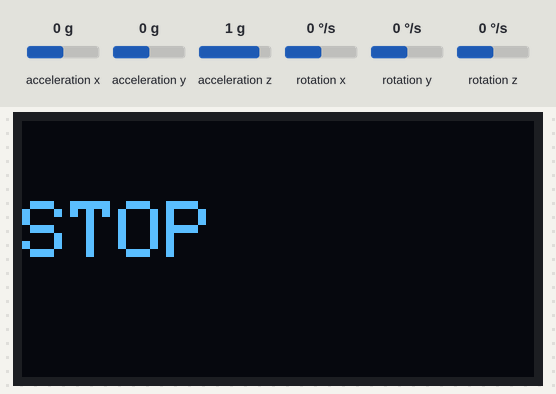
Simulated run of this sketch. Board: ESP8266 (NodeMCU). On the bench: 128×64 one-colour display. The test bench sets the inputs (shaded band); at power-on: acceleration x 0 g, acceleration y 0 g, acceleration z 1 g, rotation x 0 °/s, rotation y 0 °/s, rotation z 0 °/s. What the sketch prints to the serial monitor is not drawn.

Above: at 4.2 s.
4.3 s: acceleration x set to -1.4 g
At 6.2 s:
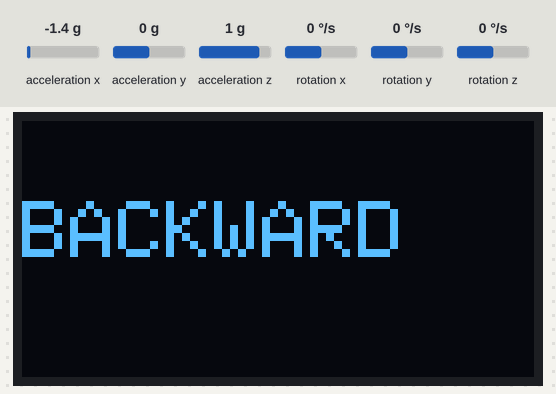
6.6 s: acceleration x set to 1.4 g
At 7.5 s:
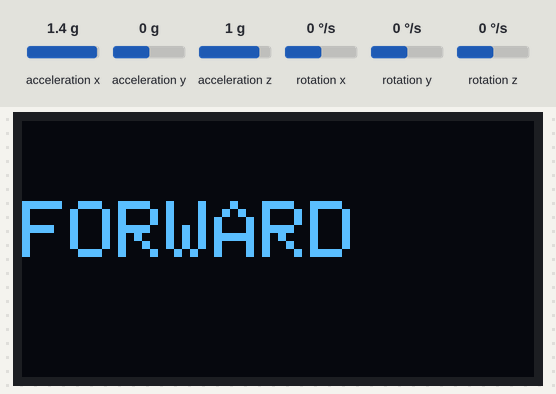
8.7 s: acceleration x set to -0.8 g
At 10.0 s:
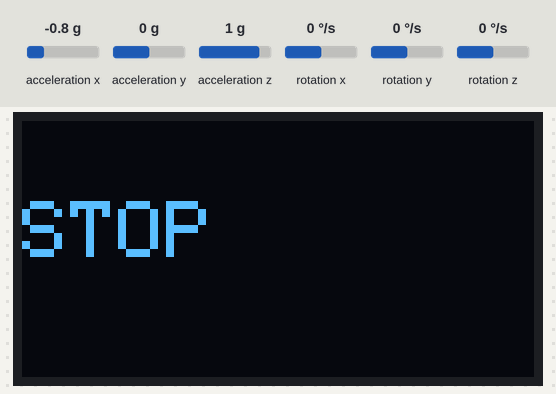
10.7 s: acceleration y set to -1.4 g
At 12.5 s:
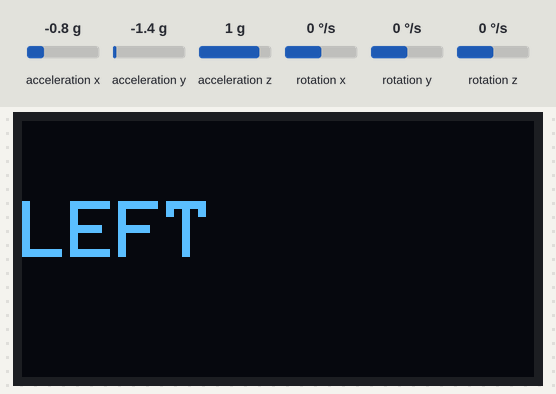
12.8 s: acceleration y set to 1.4 g
At 13.8 s:
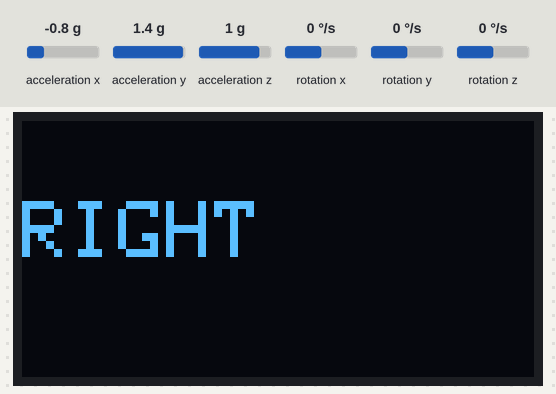
14.9 s: acceleration y set to -0.8 g
At 16.3 s:
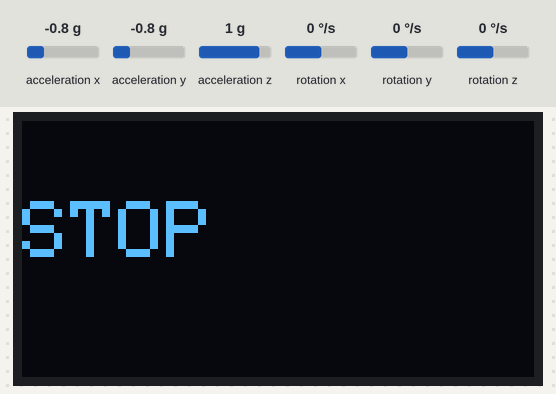
Timing chart, 0 to 17.9 s (numbered marks = the images above; inputs shaded):
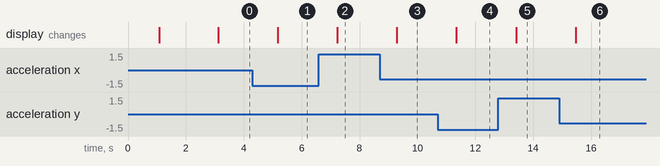

Measured:
- after the input at 4.3 s, the display: changes after 0.87 s (image 1)
- after the input at 6.6 s, the display: changes after 0.63 s (image 2)
- after the input at 8.7 s, the display: changes after 0.59 s (image 3)
- after the input at 10.7 s, the display: changes after 0.65 s (image 4)
- after the input at 12.8 s, the display: changes after 0.61 s (image 5)
- after the input at 14.9 s, the display: changes after 0.57 s (image 6)

The sketch:

Remote_OLED_MPU6050.ino
```cpp
// Written by Sourbh Kumar, YouTube Channel: https://www.youtube.com/@Learnroboticswithsourbh
// Acknowledgment: Libraries by Adafruit, Jeff Rowberg, and Espressif Systems

#include <Wire.h>
#include <Adafruit_GFX.h>
#include <Adafruit_SSD1306.h>
#include <ESP8266WiFi.h>
#include <espnow.h>
#include <MPU6050.h>

// OLED display size
#define SCREEN_WIDTH 128
#define SCREEN_HEIGHT 64
#define OLED_RESET -1
#define SCREEN_ADDRESS 0x3C

// Create OLED display object
Adafruit_SSD1306 display(SCREEN_WIDTH, SCREEN_HEIGHT, &Wire, OLED_RESET);

// Initialize MPU6050
MPU6050 mpu;

// MAC Address of the Car NodeMCU (Receiver)
uint8_t carMACAddress[] = {0x98, 0xF4, 0xAB, 0xD9, 0x09, 0xB4}; // Replace it with your MAC address

// Variables for accelerometer and gyroscope data
int16_t ax, ay, az;
int16_t gx, gy, gz;

// Function to send a command
void sendCommand(String cmd) {
  esp_now_send(carMACAddress, (uint8_t *)cmd.c_str(), cmd.length());
  Serial.println("Command Sent: " + cmd);
}

// ESP-NOW callback function
void onSent(uint8_t *mac_addr, uint8_t sendStatus) {
  Serial.print("Command sent: ");
  Serial.println(sendStatus == 0 ? "Success" : "Fail");
}

// Function to display command on OLED
void displayCommand(const char *command) {
  display.clearDisplay();
  display.setTextSize(2);             // Set text size
  display.setTextColor(SSD1306_WHITE); // Set text color
  display.setCursor(0, 20);           // Set position
  display.println(command);           // Print command
  display.display();                  // Display the text
}

// Function to display large text (for SK)
void displayLargeText(const char *text) {
  display.setTextSize(3);             // Set text size for large text
  display.setTextColor(SSD1306_WHITE); // Set text color
  display.setCursor(0, 0);            // Set position
  display.println(text);              // Print text
  display.display();                  // Display the text
}

void setup() {
  Serial.begin(115200);

  // Initialize I2C communication
  Wire.begin(D2, D1);

  // Initialize OLED
  if (!display.begin(SSD1306_SWITCHCAPVCC, SCREEN_ADDRESS)) {
    Serial.println("OLED initialization failed!");
    while (true); // Stop execution if OLED is not initialized
  }

  // Show "SK" text
  display.clearDisplay();
  displayLargeText("SK");
  delay(1000);

  // Initialize MPU6050
  Serial.println("Initializing MPU6050...");
  mpu.initialize();
  display.clearDisplay();
  if (!mpu.testConnection()) {
    Serial.println("MPU6050 Initialized!");
    display.setTextSize(1);
    display.setTextColor(SSD1306_WHITE);
    display.setCursor(0, 0);
    display.println("MPU6050 Initialized!");
  } else {
    Serial.println("MPU6050 NOT Found!");
    display.setTextSize(1);
    display.setTextColor(SSD1306_WHITE);
    display.setCursor(0, 0);
    display.println("MPU6050 NOT Found!");
  }
  display.display();
  delay(2000);

  // Set up ESP-NOW
  WiFi.mode(WIFI_STA); // Set as Station mode
  if (esp_now_init() != 0) {
    Serial.println("ESP-NOW Initialization Failed!");
    return;
  }
  esp_now_set_self_role(ESP_NOW_ROLE_CONTROLLER); // Set as Controller
  esp_now_add_peer(carMACAddress, ESP_NOW_ROLE_SLAVE, 1, NULL, 0);
  Serial.println("Remote is ready to send commands...");
}

void loop() {
  // Read accelerometer and gyroscope data
  mpu.getMotion6(&ax, &ay, &az, &gx, &gy, &gz);

  // Determine motion and send appropriate commands
  if (ax > 15000) { // Tilt forward
    sendCommand("FORWARD");
    displayCommand("FORWARD");
    Serial.println("FORWARD");
    delay(500);
  } else if (ax < -15000) { // Tilt backward
    sendCommand("BACKWARD");
    displayCommand("BACKWARD");
    Serial.println("BACKWARD");
    delay(500);
  } else if (ay > 15000) { // Tilt right
    sendCommand("RIGHT");
    displayCommand("RIGHT");
    Serial.println("RIGHT");
    delay(500);
  } else if (ay < -15000) { // Tilt left
    sendCommand("LEFT");
    displayCommand("LEFT");
    Serial.println("LEFT");
    delay(500);
  } else { // No significant motion
    sendCommand("STOP");
    displayCommand("STOP");
    Serial.println("STOP");
    delay(500);
  }

  // Debugging output in Serial Monitor
  delay(500); // Delay to avoid rapid updates
}
```
